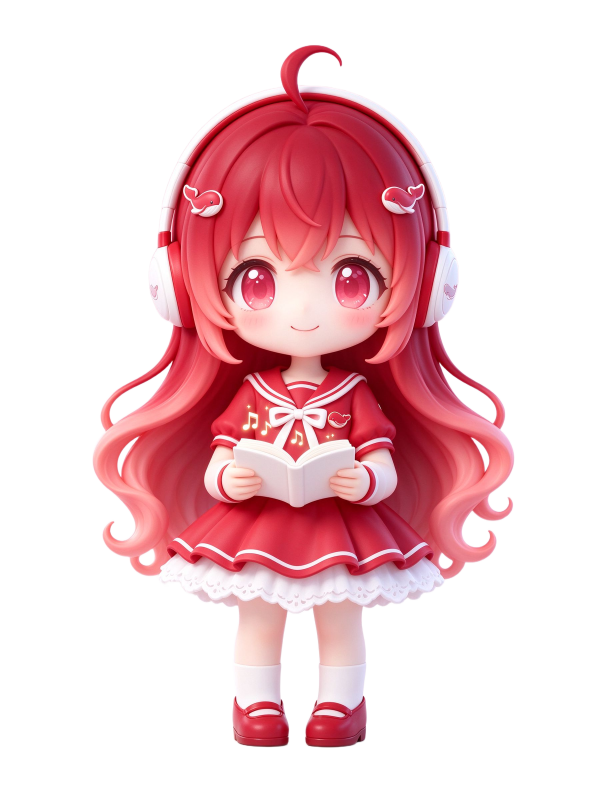
#> input picture 角色资产/简听娘-红色系列一-透明底.png, 1773 x 2364 px (shown at 1/3 size)
$ python build-jianjian-native-assets.py
#> lines starting #> are read from the running program, lines starting #| are printed output that depends on the picture; after the words box and inside, x2 and y2 are one past the last pixel; in counts of white or black regions, pixels touching at a corner belong together
"""Build registered eyelid overlays from the original Jianjian artwork (Pillow + NumPy).

This is a native 2D sprite asset pipeline, not a Cubism model exporter.
Original artwork and Live2D PSD/parts are never modified.
"""
from pathlib import Path
import argparse
import numpy as np
from PIL import Image, ImageDraw, ImageFilter

ROOT = Path(__file__).resolve().parents[1]
SOURCE = ROOT / '角色资产/简听娘-红色系列一-透明底.png'
MEDIA = ROOT / 'entry/src/main/resources/base/media'


def eyelid(source, box, reverse=False):
    x0, y0, x1, y1 = box
    w, h = x1-x0, y1-y0
    # Interpolate skin from the surrounding original pixels in a rounded eye mask.
    # Keeping the boundary fixed avoids flat rectangular skin-colour stickers.
    mask = Image.new('L', (w, h))
    draw = ImageDraw.Draw(mask)
    draw.polygon([(22,8),(w*.52,2),(w-26,18),(w-5,h*.4),
                  (w-3,h*.72),(w-22,h-8),(w*.45,h-2),(18,h-13),(3,h*.65),(5,h*.43)],fill=255)
    pixels=np.asarray(source.crop(box).convert('RGB')).astype('float32')
    region=np.asarray(mask)>0
    pixels[region]=np.median(pixels[-5:,:,:].reshape(-1,3),axis=0)
    inner=region[1:-1,1:-1]
    for _ in range(2200):
        average=(pixels[:-2,1:-1]+pixels[2:,1:-1]+pixels[1:-1,:-2]+pixels[1:-1,2:])*.25
        pixels[1:-1,1:-1][inner]=average[inner]
    patch = Image.fromarray(pixels.clip(0,255).astype('uint8')).convert('RGBA')
    mask = mask.filter(ImageFilter.GaussianBlur(2))
    patch.putalpha(mask)
    draw = ImageDraw.Draw(patch)
    # A curved closed lid rather than flattening the full face or swapping portrait art.
    points=[]
    for u in np.linspace(0, 1, 100):
        points.append((18+u*(w-36), h*.51+24*np.sin(np.pi*u)))
    draw.line(points, fill=(94, 39, 47, 255), width=7, joint='curve')
    edge = points[-1] if reverse else points[0]
    direction = 1 if reverse else -1
    for dx, dy in [(12, -12), (18, -4)]:
        draw.line([edge,(edge[0]+direction*dx,edge[1]+dy)],fill=(94,39,47,255),width=5)
    layer=Image.new('RGBA',source.size)
    layer.alpha_composite(patch,(x0,y0))
    return layer


def main():
    parser=argparse.ArgumentParser()
    parser.add_argument('--preview',type=Path)
    args=parser.parse_args()
    source=Image.open(SOURCE).convert('RGBA')
#> source is the input picture: PIL image 1773x2364 RGBA; mean R, G, B, A 232.4, 176, 189.3, 93.5
    bounds=source.getbbox()
#> bounds = (275, 132, 1546, 2246)
    if bounds is None:
        raise ValueError('Original artwork is empty')
    width,height=bounds[2]-bounds[0],bounds[3]-bounds[1]
#> width = 1271; height = 2114
    size=(round(width*384/height),384)
#> size = (231, 384)
    left=eyelid(source,(655,766,850,953))
#> in eyelid, `mask = Image.new('L', (w, h))`: mask: PIL image 195x187 L; every value is 0
#> in eyelid, `region=np.asarray(mask)>0`:
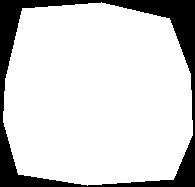
#> region: shape (187, 195) bool; 82.8% white; 1 black region, box (x1, y1, x2, y2) and area: (0, 0, 195, 187) 6263
#> in eyelid, `inner=region[1:-1,1:-1]`: inner: shape (185, 193) bool; 84.6% white; 1 black region, box (x1, y1, x2, y2) and area: (0, 0, 193, 185) 5503
#> the loop in eyelid, `for _ in range(2200):` made 2200 passes
#> pass 1, in eyelid, `average=(pixels[:-2,1:-1]+pixels[2:,1:-1]+pixels[1:-1,:-2]+pixels[1:-1..`:
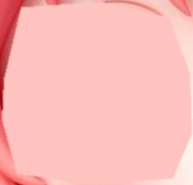
#> average: shape (185, 193, 3) float32; mean R, G, B 251.2, 189, 184.2
#> in eyelid, `patch.putalpha(mask)`:
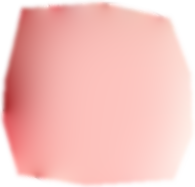
#> patch: PIL image 195x187 RGBA; mean R, G, B, A 243, 177.2, 172.7, 211.2; transparent parts drawn white
#> in eyelid, `edge = points[-1] if reverse else points[0]`: edge = (18, 95.37)
#> in eyelid, `layer=Image.new('RGBA',source.size)`: layer: PIL image 1773x2364 RGBA; every value is 0
    right=eyelid(source,(980,759,1176,950),True)
#> call 2 of eyelid, with box = (980, 759, 1176, 950), reverse = True
#> in eyelid (call 2), `mask = Image.new('L', (w, h))`: mask: PIL image 196x191 L; every value is 0
#> in eyelid (call 2), `region=np.asarray(mask)>0`: region: shape (191, 196) bool; 83% white; 1 black region, box (x1, y1, x2, y2) and area: (0, 0, 196, 191) 6361
#> in eyelid (call 2), `inner=region[1:-1,1:-1]`: inner: shape (189, 194) bool; 84.8% white; 1 black region, box (x1, y1, x2, y2) and area: (0, 0, 194, 189) 5591
#> after the loop in eyelid (call 2), `for _ in range(2200):`:
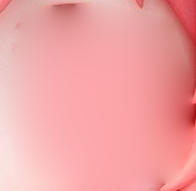
#> pixels: shape (191, 196, 3) float32; mean R, G, B 240.5, 162.7, 163.8
#> in eyelid (call 2), `edge = points[-1] if reverse else points[0]`: edge = (178, 97.41)
#> in eyelid (call 2), `layer.alpha_composite(patch,(x0,y0))`:
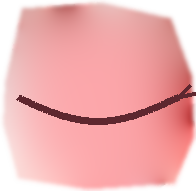
#> patch: PIL image 196x191 RGBA; mean R, G, B, A 235, 158.3, 159.5, 211.7; transparent parts drawn white
    for name,layer in [('jianjian_native_idle',source),('jianjian_native_lid_left',left),('jianjian_native_lid_right',right)]:
        layer.crop(bounds).resize(size,Image.Resampling.LANCZOS).save(MEDIA/(name+'.png'),optimize=True)
#> this loop made 3 passes
#> name on passes 1 to 3: 'jianjian_native_idle', 'jianjian_native_lid_left', 'jianjian_native_lid_right'
#> pass 1, in main, `layer.crop(bounds).resize(size,Image.Resampling.LANCZOS).save(MEDIA/(n..`:
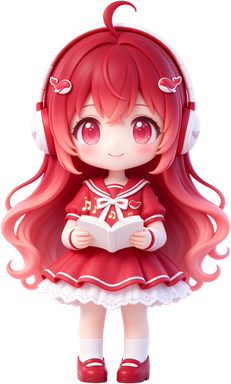
#> saved as jianjian_native_idle.png: PIL image 231x384 RGBA; mean R, G, B, A 126, 66.2, 74, 145.8; transparent parts drawn white
#> pass 2, in main, `layer.crop(bounds).resize(size,Image.Resampling.LANCZOS).save(MEDIA/(n..`:
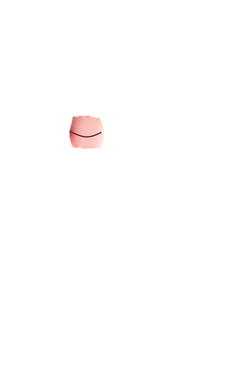
#> saved as jianjian_native_lid_left.png: PIL image 231x384 RGBA; mean R, G, B, A 3.3, 2.4, 2.3, 2.9; transparent parts drawn white
    if args.preview:
        args.preview.mkdir(parents=True,exist_ok=True)
        poses=[source,Image.alpha_composite(source,left),Image.alpha_composite(Image.alpha_composite(source,left),right)]
        sheet=Image.new('RGB',(size[0]*3,384),(245,240,238))
        for i,pose in enumerate(poses):
            pose=pose.crop(bounds).resize(size,Image.Resampling.LANCZOS)
            sheet.paste(pose,(i*size[0],0),pose)
        sheet.save(args.preview/'jianjian-native-poses.png')
        poses[-1].crop((620,700,1210,1030)).save(args.preview/'jianjian-closed-eyes-detail.png')
    print('Generated base and 2 registered RGBA overlays:',size,'source crop:',bounds)
#| Generated base and 2 registered RGBA overlays: (231, 384) source crop: (275, 132, 1546, 2246)


if __name__=='__main__':
    main()
